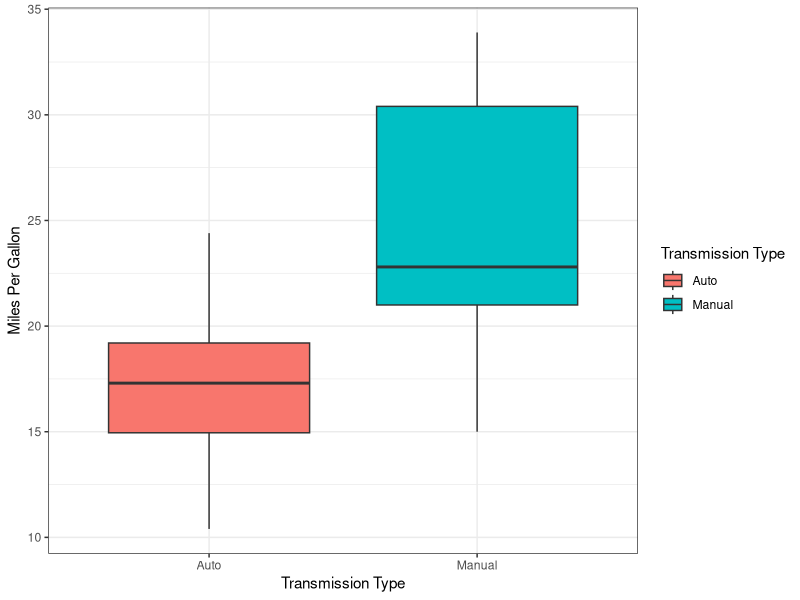
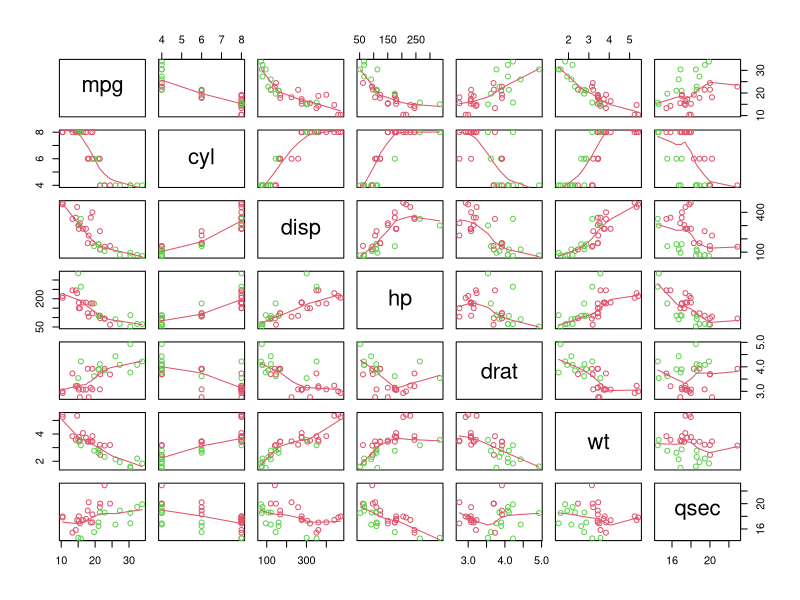
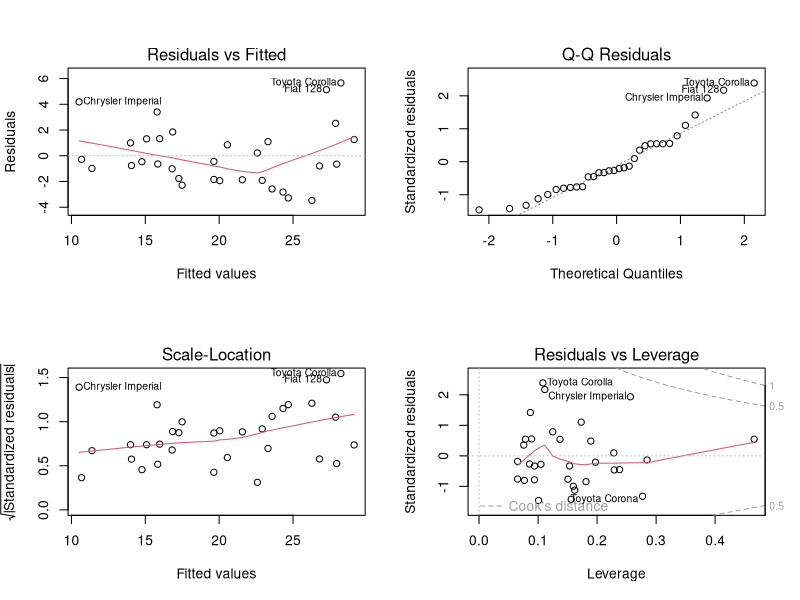

R code for these plots, in order:
## ---- chunk 1
library(ggplot2)
data("mtcars")
head(mtcars)
## ---- chunk 2
figure1<-ggplot(mtcars,aes(x=factor(am, labels = c("Auto","Manual")),y=mpg,fill=factor(am, labels = c("Auto","Manual"))))
figure1<-figure1+geom_boxplot()
figure1<-figure1+scale_fill_discrete(name = "Transmission Type")
figure1<-figure1 + theme_bw() + xlab("Transmission Type") + ylab("Miles Per Gallon")
figure1
## ---- chunk 3
nt_mtcars<-subset(mtcars,select = c(1:7))
pairs(nt_mtcars, panel = panel.smooth, col =  mtcars$am +2)
## ---- chunk 4
fit1<-lm(mpg ~ factor(am), data = mtcars)
summary(fit1)
## ---- chunk 5
fit4<-lm(mpg ~ factor(am) + cyl + hp + wt, data = mtcars)
summary(fit4)
## ---- chunk 6
fit6<-lm(mpg ~ factor(am) + cyl + hp + wt + disp +qsec, data = mtcars)
summary(fit6)
## ---- chunk 7
anova(fit1,fit4,fit6)
## ---- chunk 8
summary(fit4)
confint(fit4)
## ---- chunk 9
par(mfrow = c(2, 2))
plot(fit4)
